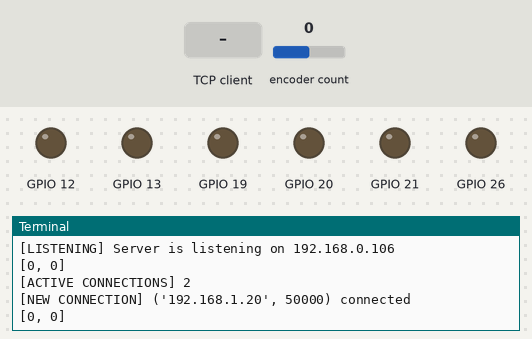
The program below on a simulated Raspberry Pi (BCM pin numbers). On the bench: output pins drawn as LEDs (lit = HIGH), the last lines printed to the terminal. The inputs (shaded band) are chosen by the test bench; at power-on: encoder count 0. One TCP client connects 1 s after the port opens and stays connected; threads take turns every 2 ms.

Above: at 1.2 s.
1.3 s: encoder count set to 1
At 2.7 s:
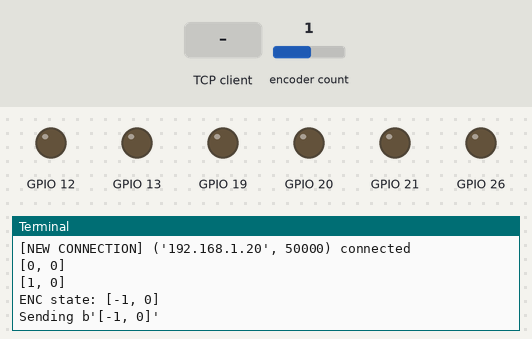
3.5 s: the TCP client sends "1\n"
At 3.9 s:
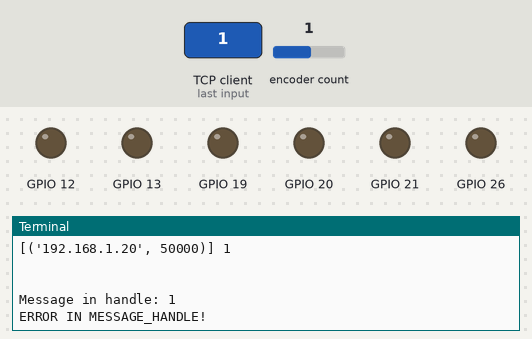
5.0 s: the TCP client sends "on\n"
6.5 s: the TCP client sends "off\n"
At 6.9 s:
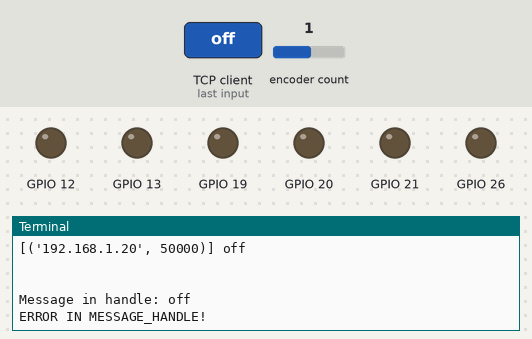

Measured:
- after the input at 1.3 s, the terminal: prints a new line after 0.71 s (image 1)
- after the input at 3.5 s, the terminal: prints a new line at once (image 2)
- after the input at 6.5 s, the terminal: prints a new line at once (image 3)

The program:

platform_main.py
```python
from mobile_control import platform, encoder_states
import state_machine # to acces curr_state
from state_machine import *
from time import sleep
import platform_server
import threading

state_machine.curr_state = STOP
prev_state = None

print("Starting server...")
server_thread = threading.Thread(target=platform_server.start)
server_thread.start()
print("Server started!")

def platform_steering(platform):
    global prev_state
    if state_machine.curr_state is not prev_state:
        if state_machine.curr_state == STOP:
            print("Platform stop")
            platform.stop()
        elif state_machine.curr_state == FORWARD:
            print("Platform forward")
            platform.set_speed(r=0.5,l=0.5)
            platform.forward()

        elif state_machine.curr_state == BACKWARD:
            print("Platform backward")
            platform.set_speed(r=0.5,l=0.5)
            platform.backward()
        elif state_machine.curr_state == RIGHT:
            print("Platform forward")
            platform.set_speed(r=0.5,l=0.5)
            platform.right()
        elif state_machine.curr_state == LEFT:
            print("Platform forward")
            platform.set_speed(r=0.5,l=0.5)
            platform.left()
        else:
            print("ERROR IN MAIN")

        prev_state = state_machine.curr_state


def platform_encoders_check(platform):
    if platform.l_encoder.steps is not 0:
        encoder_states[0] = encoder_states[0] + platform.l_encoder.steps
        platform.l_encoder.steps = 0


if __name__ == "__main__":

    platform = platform()

    while True:
        platform_encoders_check(platform)
        print(encoder_states)
        sleep(1)
        # print(platform.l_encoder.steps)
        # platform.l_encoder.steps = 0
        # print(platform.l_encoder.steps)
        # sleep(1)


    print("Starting main!")
    while True:
        platform_steering(platform)
```

mobile_control.py
```python
from gpiozero import RotaryEncoder
from gpiozero import PWMLED
from gpiozero import LED

from time import sleep

# GPIOx
ENB = 12
ENA = 13
IN1 = 21
IN2 = 20
IN3 = 26
IN4 = 19

R_ENC_A = 0
R_ENC_B = 0

L_ENC_A = 1
L_ENC_B = 7

encoder_states = [0,0]


class own_motor():
    def __init__(self, A, B, PWM):
        self.in_a = LED(A)
        self.in_b = LED(B)
        self.pwm = PWMLED(PWM)

    def forward(self, prec):
        self.in_a.off()
        self.in_b.on()
        self.pwm.on()
        self.pwm.value = prec

    def backward(self, prec):
        self.in_a.on()
        self.in_b.off()
        self.pwm.on()
        self.pwm.value = prec

    def stop(self):
        self.in_a.on()
        self.in_b.on()


class platform():
    def __init__(self):
        self.l_motor = own_motor(IN1, IN2, ENA)
        self.r_motor = own_motor(IN4, IN3, ENB)

        #self.r_encoder = RotaryEncoder(R_ENC_A, R_ENC_B)
        self.l_encoder = RotaryEncoder(L_ENC_A, L_ENC_B, max_steps=1000)

        self.l_speed = 0.0
        self.r_speed = 0.0

    def set_speed(self, r=0.0, l=0.0):
        self.l_speed = l
        self.r_speed = r

    def forward(self):
        self.l_motor.forward(self.l_speed)
        self.r_motor.forward(self.r_speed)

    def backward(self):
        self.l_motor.backward(self.l_speed)
        self.r_motor.backward(self.r_speed)

    def stop(self):
        self.l_motor.stop()
        self.r_motor.stop()

    def left(self):
        self.l_motor.backward(self.l_speed)
        self.r_motor.forward(self.r_speed)

    def right(self):
        self.l_motor.forward(self.l_speed)
        self.r_motor.backward(self.r_speed)


if __name__ == "__main__":

    platform = platform()
    platform.set_speed(r=0.5,l=0.5)

    while True:
        platform.forward()
        sleep(3)
        platform.stop()
        sleep(3)
        platform.backward()
        sleep(3)
        platform.right()
        sleep(3)
        platform.left()
        sleep(3)
```

state_machine.py
```python
# states
FORWARD = "forward"
BACKWARD = "backward"
STOP = "stop"
RIGHT = "right"
LEFT = "left"


curr_state = STOP
```

platform_server.py
```python
import socket
import threading
from time import sleep
import state_machine # to acces curr_state
from state_machine import *
from mobile_control import encoder_states

MSG_LENGHT = 64
PORT = 5050
#SERVER = socket.gethostbyname( socket.gethostname() )
SERVER = "192.168.0.106"
ADDR = (SERVER, PORT)
FORMAT = "utf-8"
DISCONNECT_MESSAGE = "!DISCONNECT"


def handle_client(conn, addr):
    print(f"[NEW CONNECTION] {addr} connected")

    connected = True
    sending_thread = threading.Thread(target=send_encoders_values, args=(conn,addr))
    sending_thread.start()

    while connected:
        msg = conn.recv(MSG_LENGHT).decode(FORMAT)
        print(f"[{addr}] {msg}\n\r")
        message_handle(msg)

        if msg is DISCONNECT_MESSAGE or msg is "":
            connected = False
            print(f"[{addr}] {msg}")
            print("DISCONNECTED!")

        # msg_length = conn.recv(MSG_LENGHT).decode(FORMAT)
        # if msg_length:
        #     msg_length = int(msg_length)
        #     msg = conn.recv(MSG_LENGHT).decode(FORMAT)
        #     if msg == DISCONNECT_MESSAGE:
        #         connected = False
        #     print(f"[{addr}] {msg}")
    conn.close()


def start():
    server = socket.socket(socket.AF_INET, socket.SOCK_STREAM)
    server.bind(ADDR)
    server.listen()
    print(f"[LISTENING] Server is listening on {SERVER}")
    while True:
        conn, addr = server.accept()
        thread = threading.Thread(target=handle_client, args=(conn, addr))
        thread.start()
        print(f"[ACTIVE CONNECTIONS] {threading.active_count()-1}")


def message_handle(msg):
    msg = msg.strip()
    print(f"Message in handle: {msg}")
    if msg == FORWARD:
        state_machine.curr_state = FORWARD
    elif msg == BACKWARD:
        state_machine.curr_state = BACKWARD
    elif msg == STOP:
        state_machine.curr_state = STOP
    elif msg == RIGHT:
        state_machine.curr_state = RIGHT
    elif msg == LEFT:
        state_machine.curr_state = LEFT
    else:
        print("ERROR IN MESSAGE_HANDLE!")


def send_encoders_values(conn, addr):
    prev_encoder_states = [0,0]
    while True:
        if prev_encoder_states != encoder_states: #not encoder_states == [0,0]:
            curr_encoder_states = [prev_encoder_states[0]- encoder_states[0],prev_encoder_states[1]- encoder_states[1]]
            print(f"ENC state: {curr_encoder_states}")
            msg = str(curr_encoder_states).encode(FORMAT)
            print(f"Sending {msg}")
            conn.send(msg)
            prev_encoder_states = encoder_states.copy()
            sleep(0.1) # tu zmienic


if __name__ == "__main__":
    print("STARTING")
    thread_start = threading.Thread(target=start)
    thread_start.start()
```
